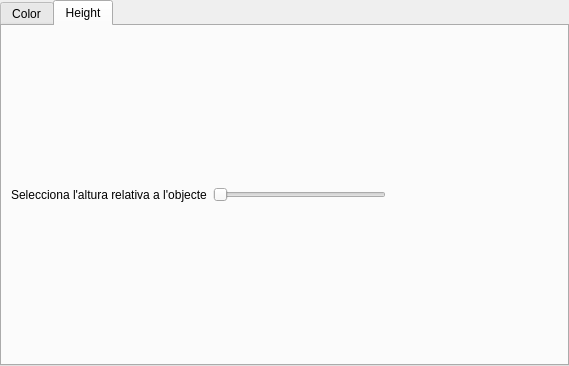
<?xml version="1.0" encoding="UTF-8"?>
<ui version="4.0">
 <class>lightMod</class>
 <widget class="QTabWidget" name="lightMod">
  <property name="geometry">
   <rect>
    <x>0</x>
    <y>0</y>
    <width>569</width>
    <height>366</height>
   </rect>
  </property>
  <property name="windowTitle">
   <string>TabWidget</string>
  </property>
  <property name="currentIndex">
   <number>1</number>
  </property>
  <widget class="QWidget" name="color">
   <attribute name="title">
    <string>Color</string>
   </attribute>
   <widget class="QLabel" name="text1">
    <property name="geometry">
     <rect>
      <x>20</x>
      <y>10</y>
      <width>350</width>
      <height>16</height>
     </rect>
    </property>
    <property name="text">
     <string>Modifica els components RGB del color de la llum seleccionada</string>
    </property>
   </widget>
   <widget class="QWidget" name="layoutWidget">
    <property name="geometry">
     <rect>
      <x>20</x>
      <y>40</y>
      <width>511</width>
      <height>271</height>
     </rect>
    </property>
    <layout class="QVBoxLayout" name="verticalLayout_6">
     <item>
      <layout class="QHBoxLayout" name="horizontalLayout">
       <item>
        <widget class="QGroupBox" name="groupBox_7">
         <property name="title">
          <string>Ambient</string>
         </property>
         <layout class="QVBoxLayout" name="verticalLayout">
          <item>
           <layout class="QHBoxLayout" name="horizontalLayout_20">
            <item>
             <widget class="QLabel" name="r_7">
              <property name="text">
               <string>R</string>
              </property>
             </widget>
            </item>
            <item>
             <widget class="QSlider" name="rA">
              <property name="maximum">
               <number>255</number>
              </property>
              <property name="orientation">
               <enum>Qt::Horizontal</enum>
              </property>
             </widget>
            </item>
           </layout>
          </item>
          <item>
           <layout class="QHBoxLayout" name="horizontalLayout_21">
            <item>
             <widget class="QLabel" name="g_7">
              <property name="text">
               <string>G</string>
              </property>
             </widget>
            </item>
            <item>
             <widget class="QSlider" name="gA">
              <property name="maximum">
               <number>255</number>
              </property>
              <property name="orientation">
               <enum>Qt::Horizontal</enum>
              </property>
             </widget>
            </item>
           </layout>
          </item>
          <item>
           <layout class="QHBoxLayout" name="horizontalLayout_22">
            <item>
             <widget class="QLabel" name="b_7">
              <property name="text">
               <string>B</string>
              </property>
             </widget>
            </item>
            <item>
             <widget class="QSlider" name="bA">
              <property name="maximum">
               <number>255</number>
              </property>
              <property name="orientation">
               <enum>Qt::Horizontal</enum>
              </property>
             </widget>
            </item>
           </layout>
          </item>
         </layout>
        </widget>
       </item>
       <item>
        <widget class="QGroupBox" name="groupBox_8">
         <property name="title">
          <string>Diffuse</string>
         </property>
         <layout class="QVBoxLayout" name="verticalLayout_3">
          <item>
           <layout class="QHBoxLayout" name="horizontalLayout_23">
            <item>
             <widget class="QLabel" name="r_8">
              <property name="text">
               <string>R</string>
              </property>
             </widget>
            </item>
            <item>
             <widget class="QSlider" name="rD">
              <property name="maximum">
               <number>255</number>
              </property>
              <property name="orientation">
               <enum>Qt::Horizontal</enum>
              </property>
             </widget>
            </item>
           </layout>
          </item>
          <item>
           <layout class="QHBoxLayout" name="horizontalLayout_24">
            <item>
             <widget class="QLabel" name="g_8">
              <property name="text">
               <string>G</string>
              </property>
             </widget>
            </item>
            <item>
             <widget class="QSlider" name="gD">
              <property name="maximum">
               <number>255</number>
              </property>
              <property name="orientation">
               <enum>Qt::Horizontal</enum>
              </property>
             </widget>
            </item>
           </layout>
          </item>
          <item>
           <layout class="QHBoxLayout" name="horizontalLayout_25">
            <item>
             <widget class="QLabel" name="b_8">
              <property name="text">
               <string>B</string>
              </property>
             </widget>
            </item>
            <item>
             <widget class="QSlider" name="bD">
              <property name="maximum">
               <number>255</number>
              </property>
              <property name="orientation">
               <enum>Qt::Horizontal</enum>
              </property>
             </widget>
            </item>
           </layout>
          </item>
         </layout>
        </widget>
       </item>
      </layout>
     </item>
     <item>
      <layout class="QHBoxLayout" name="horizontalLayout_2">
       <item>
        <widget class="QGroupBox" name="groupBox_9">
         <property name="title">
          <string>Specular</string>
         </property>
         <layout class="QVBoxLayout" name="verticalLayout_4">
          <item>
           <layout class="QHBoxLayout" name="horizontalLayout_26">
            <item>
             <widget class="QLabel" name="r_9">
              <property name="text">
               <string>R</string>
              </property>
             </widget>
            </item>
            <item>
             <widget class="QSlider" name="rS">
              <property name="maximum">
               <number>255</number>
              </property>
              <property name="orientation">
               <enum>Qt::Horizontal</enum>
              </property>
             </widget>
            </item>
           </layout>
          </item>
          <item>
           <layout class="QHBoxLayout" name="horizontalLayout_27">
            <item>
             <widget class="QLabel" name="g_9">
              <property name="text">
               <string>G</string>
              </property>
             </widget>
            </item>
            <item>
             <widget class="QSlider" name="gS">
              <property name="maximum">
               <number>255</number>
              </property>
              <property name="orientation">
               <enum>Qt::Horizontal</enum>
              </property>
             </widget>
            </item>
           </layout>
          </item>
          <item>
           <layout class="QHBoxLayout" name="horizontalLayout_28">
            <item>
             <widget class="QLabel" name="b_9">
              <property name="text">
               <string>B</string>
              </property>
             </widget>
            </item>
            <item>
             <widget class="QSlider" name="bS">
              <property name="maximum">
               <number>255</number>
              </property>
              <property name="orientation">
               <enum>Qt::Horizontal</enum>
              </property>
             </widget>
            </item>
           </layout>
          </item>
         </layout>
        </widget>
       </item>
       <item>
        <spacer name="horizontalSpacer_2">
         <property name="orientation">
          <enum>Qt::Horizontal</enum>
         </property>
         <property name="sizeHint" stdset="0">
          <size>
           <width>40</width>
           <height>20</height>
          </size>
         </property>
        </spacer>
       </item>
      </layout>
     </item>
    </layout>
   </widget>
  </widget>
  <widget class="QWidget" name="height">
   <attribute name="title">
    <string>Height</string>
   </attribute>
   <layout class="QVBoxLayout" name="verticalLayout_2">
    <item>
     <layout class="QHBoxLayout" name="horizontalLayout_4">
      <item>
       <widget class="QLabel" name="text2">
        <property name="text">
         <string>Selecciona l'altura relativa a l'objecte</string>
        </property>
       </widget>
      </item>
      <item>
       <widget class="QSlider" name="heightSlide">
        <property name="minimum">
         <number>0</number>
        </property>
        <property name="maximum">
         <number>47</number>
        </property>
        <property name="orientation">
         <enum>Qt::Horizontal</enum>
        </property>
       </widget>
      </item>
      <item>
       <spacer name="horizontalSpacer">
        <property name="orientation">
         <enum>Qt::Horizontal</enum>
        </property>
        <property name="sizeHint" stdset="0">
         <size>
          <width>40</width>
          <height>20</height>
         </size>
        </property>
       </spacer>
      </item>
     </layout>
    </item>
   </layout>
  </widget>
 </widget>
 <resources/>
 <connections/>
</ui>
